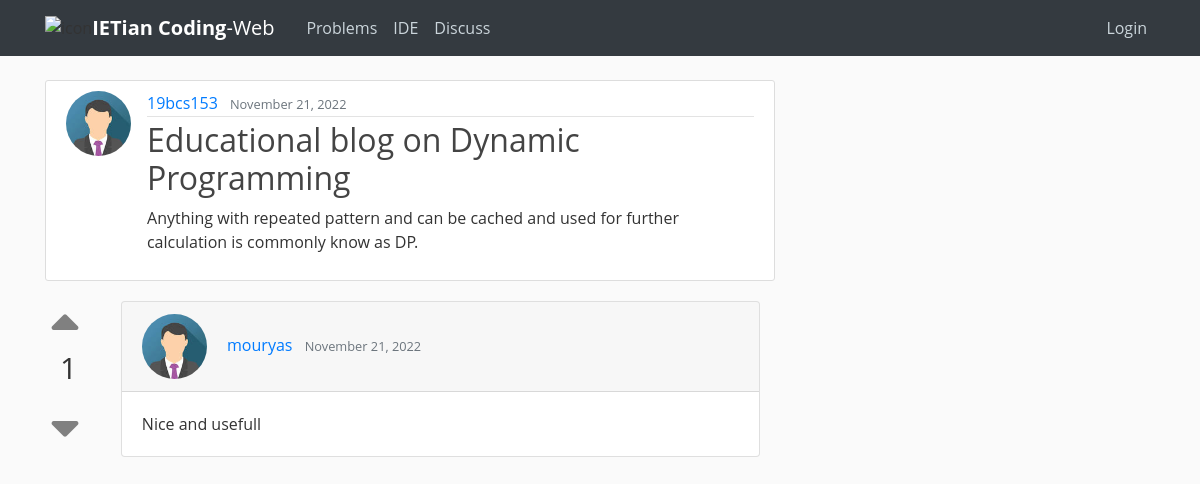
The page /discuss/post/1 on the database its author committed.
### blog/models.py (models this page shows, shortened)
class Post(models.Model):
    title = models.CharField(max_length=100)
    content = FroalaField(theme='gray')
    date_posted = models.DateTimeField(default=timezone.now)
    author = models.ForeignKey(User, on_delete=models.CASCADE)

class Comment(models.Model):
    post = models.ForeignKey(Post,on_delete=models.CASCADE)
    usr = models.ForeignKey(User,on_delete=models.CASCADE)
    date_commented = models.DateTimeField(default=timezone.now)
    user_reaction = models.ManyToManyField(User,related_name='react')
    text = models.TextField()
    vote = models.IntegerField(default=0)

### users/models.py (models this page shows, shortened)
class Profile(models.Model):
    user = models.OneToOneField(User,on_delete=models.CASCADE)
    image = models.ImageField(default='default.jpg',upload_to='profile_pics')
    institution = models.CharField(max_length=100,default="IET")
    bio = models.TextField(default="...")
    rating=models.IntegerField(default=0)
    hrating=models.IntegerField(default=0)
    star=models.IntegerField(default=1)
    ac_solution=models.IntegerField(default=0)
    wa_solution=models.IntegerField(default=0)
    tle_solution=models.IntegerField(default=0)
    ce_solution=models.IntegerField(default=0)
    re_solution=models.IntegerField(default=0)

### blog/views.py (the view)
# urls.py: path('post/<int:pk>', PostDetailView.as_view(), name='post-detail'),
class PostDetailView(DetailView):
    model=Post

### blog/templates/blog/post_detail.html (shortened to what this page needs)
{% extends "blog/base.html" %}
{% block content %}
<link href="/static/froala_editor/css/froala_style.min.css" type="text/css" media="all" rel="stylesheet">
    <article class="media content-section">
        <img class="rounded-circle article-img" src="{{ object.author.profile.image.url }}">
        <div class="media-body">
          <div class="article-metadata">
            <a class="mr-2" href="{% url 'user-posts' object.author.username %}">{{ object.author }}</a>
            <small class="text-muted">{{ object.date_posted|date:"F d, Y"}}</small>
          </div>
          <h2 class="article-title" >{{ object.title }}</h2>
          <div  class="fr-view">
          {{ object.content | safe }}
          </div>
          </div>
          </article>
<div class="mydiv">
{% for comment in object.comment_set.all %}
<div class="container mb-3 " >
  <div class="row">
    <div class="col-1">
          {% if user.is_authenticated %}
          {% if request.user not in comment.user_reaction.all %}
          <form id="upvote_form{{comment.id}}">
          <button style="background:transparent;border: none !important;text-decoration:none;border:0;outline:none;margin-top:1.5rem" type="submit" ><i style=" cursor: pointer; color:gray;transform:scale(3);" class="fa fa-sort-up" aria-hidden="true"></i></button>
          {% comment %} <button type="submit"><i style=" cursor: pointer; color:gray;transform:scale(3);margin-top:1.5rem" class="fa fa-sort-up" aria-hidden="true"></i></button> {% endcomment %}
          </form>
         <p style="font-size:2.5vw;" >{{ comment.vote }}</p>
          <form id="downvotevote_form{{comment.id}}">
          <button  type="submit" style="background:transparent;border: none !important;text-decoration:none;border:0;outline:none;"><i style="cursor: pointer; color:gray;transform:scale(3);" class="fa fa-sort-down" aria-hidden="true"></i></button>
          {% comment %} <button type="submit" ><i style=" cursor: pointer; color:gray;transform:scale(3);" class="fa fa-sort-down" aria-hidden="true"></i></button> {% endcomment %}
          </form>
          <script>
  $(document).on('submit','#upvote_form{{comment.id}}',function(e){
  e.preventDefault();
  $.ajax({
      type:'post',
      url:'upvote/',
      data:{
          comment_id:{{comment.id}}
      },
      success:function()
      {
          location.reload();
      }
  });
});
$(document).on('submit','#downvotevote_form{{comment.id}}',function(e){
  e.preventDefault();
  $.ajax({
      type:'post',
      url:'downvote/',
      data:{
          comment_id:{{comment.id}}
      },
      success:function()
      {
          location.reload();
      }
  });
});
          </script>
          <br>
          {% else %}
          <i style="transform:scale(1.3);margin-top:1.5rem;color:green;" class=" ml-1 fas fa-check"></i>
            {% comment %} <i style="transform:scale(1.3);margin-top:1.5rem;color:green" class=" ml-1 material-icons">check</i> {% endcomment %}
           <small>voted</small>
           <p style="font-size:2.5vw;">{{ comment.vote }}</p>
          {% endif %}
          {%else%}
        <a data-toggle="modal" data-target="#exampleModalCenter"><i style=" cursor: pointer; color:gray;transform:scale(3);margin-top:1.5rem" class="fa fa-sort-up" aria-hidden="true"></i></a>
          <br>
          <p style="font-size:2.5vw;">{{ comment.vote }}</p>
          <a data-toggle="modal" data-target="#exampleModalCenter"><i style=" cursor: pointer; color:gray;transform:scale(3);" class="fa fa-sort-down" aria-hidden="true"></i></a>
          <br>
          {% endif %}
    </div>
    <div class="col-11">
      <div class="card">
  <div class="card-header">
     <img class="rounded-circle article-img" src="{{ comment.usr.profile.image.url }}">
     <a class="mr-2" href="{% url 'user-posts' comment.usr.username %}">{{ comment.usr }}</a>
     <small class="text-muted">{{ comment.date_commented|date:"F d, Y"}}</small>
  </div>
  <div class="card-body">
    <p class=" card-text article-content">{{ comment.text }}</p>
  </div>
</div>
    </div>
  </div>
</div>
      {% endfor%}
</div>
{% endblock content %}

### blog/static/blog/main.css (style rules this page uses)
body { background: #fafafa; color: #333333; margin-top: 5rem; }
h1, h2, h3, h4, h5, h6 { color: #444444; }
.content-section { background: #ffffff; padding: 10px 20px; border: 1px solid #dddddd; border-radius: 3px; margin-bottom: 20px; }
.article-title { color: #444444; }
.article-content { white-space: pre-line; }
.article-img { height: 65px; width: 65px; margin-right: 16px; }
.article-metadata { padding-bottom: 1px; margin-bottom: 4px; border-bottom: 1px solid #e3e3e3 }

### blog/templates/blog/base.html (style rules this page uses)
body { font-family: 'Open Sans', arial, sans-serif; }

### rows shown on the page
Post: author.profile.image (placeholder picture), author "19bcs153", date_posted "November 21, 2022", title "Educational blog on Dynamic Programming", content "Anything with repeated pattern and can be cached and used for further calculation is commonly know as DP."
Comment: vote "1", usr.profile.image (placeholder picture), usr "mouryas", date_commented "November 21, 2022", text "Nice and usefull"
